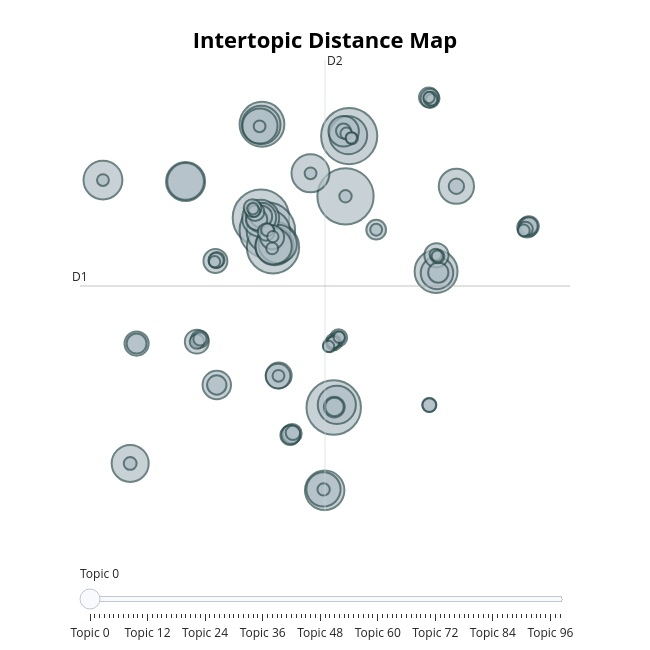

Notebook code for this chart:
### Markdown cell above
#### BERTOPIC TOPIC VISUALIZATION

### Code cell
# visualize the topic models of bert topic
topic_model.visualize_topics()
